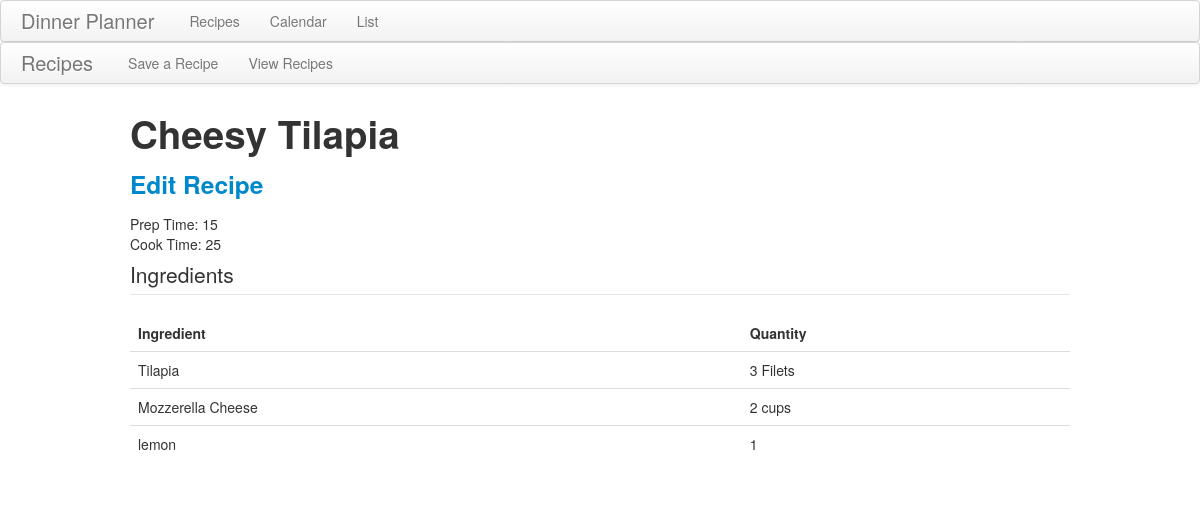
Screenshot of /recipes/view/2 with the database file from the repository.
### recipes/models.py (models this page shows)
class recipe(models.Model):
	title = models.CharField(max_length = 100)
	prep_time = models.CharField(max_length = 50)
	cook_time = models.CharField(max_length = 50)
	ingredients = models.TextField()
	url = models.TextField(null=True)

### recipes/views.py (the view)
# urls.py: url(r'^view/(.*)$', views.recipe_view_specific, name='recipe_view_specific'),
def recipe_view_specific(request, params):
	recipe = r.objects.get(pk=params)
	context = {}
	context['recipe'] = recipe
	context['ingredients'] = json.loads(recipe.ingredients)
	return render_to_response('recipe_view_specific.html', context, context_instance = RequestContext(request))

### recipes/templates/recipe_view_specific.html
{% extends 'recipe_template.html' %}
{% block main %}
<h1>{{recipe.title}}</h1>
<h3><a href="/recipes/edit/{{recipe.pk}}">Edit Recipe</a></h3>
<div id="prep_time">Prep Time:   {{recipe.prep_time}}</div>
<div id="cook_time">Cook Time:   {{recipe.cook_time}}</div>
<div id="items">
	<legend>Ingredients</legend>
	<table class="table">
		<thead>
			<th>Ingredient</th>
			<th>Quantity</th>
		</thead>
		<tbody>
			{% for ingredient in ingredients %}
				{% for ingred, quant in ingredient.items %}
					<tr>
						<td>{{ingred}}</td>
						<td>{{quant}}</td>
					</tr>
				{% endfor %}
			{% endfor %}
		</tbody>
	</table>
</div>
{% endblock %}

### rows the page displays
recipe: title "Cheesy Tilapia", prep_time "15", cook_time "25"

### other values shown
{{ ingred }} "Tilapia" "Mozzerella Cheese" "lemon"
{{ quant }} "3 Filets" "2 cups" "1"
